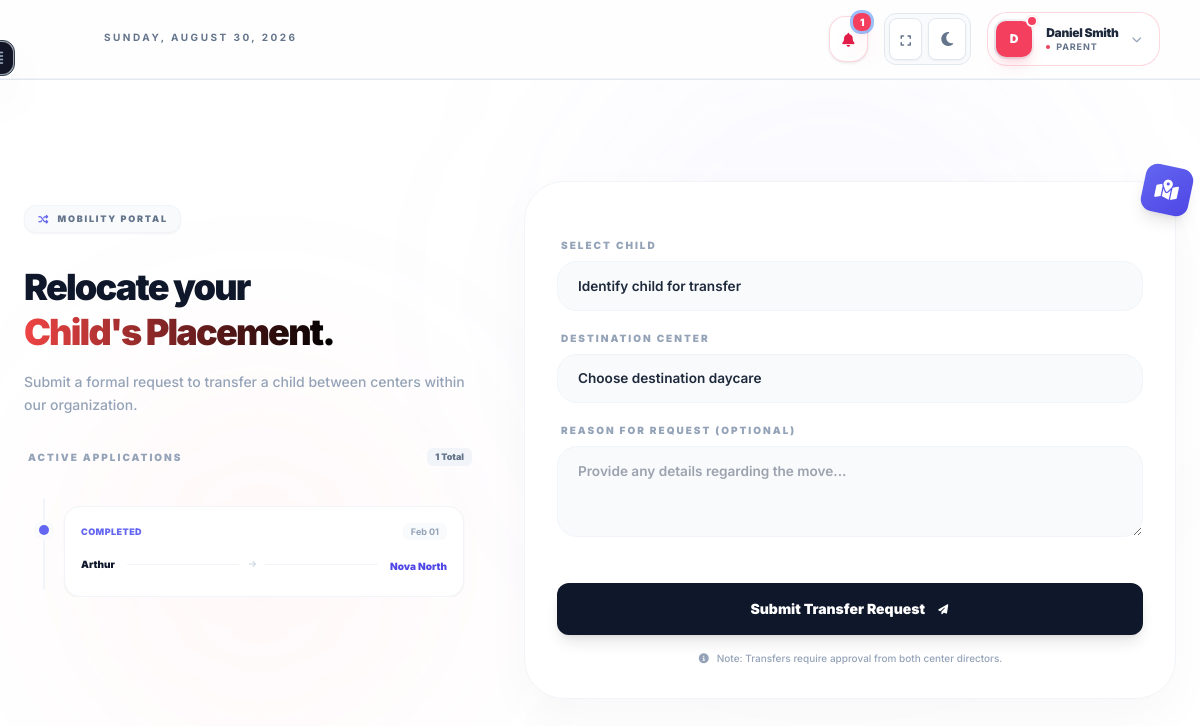
The app's page /parents/transfer-request/ (signed in), older data.
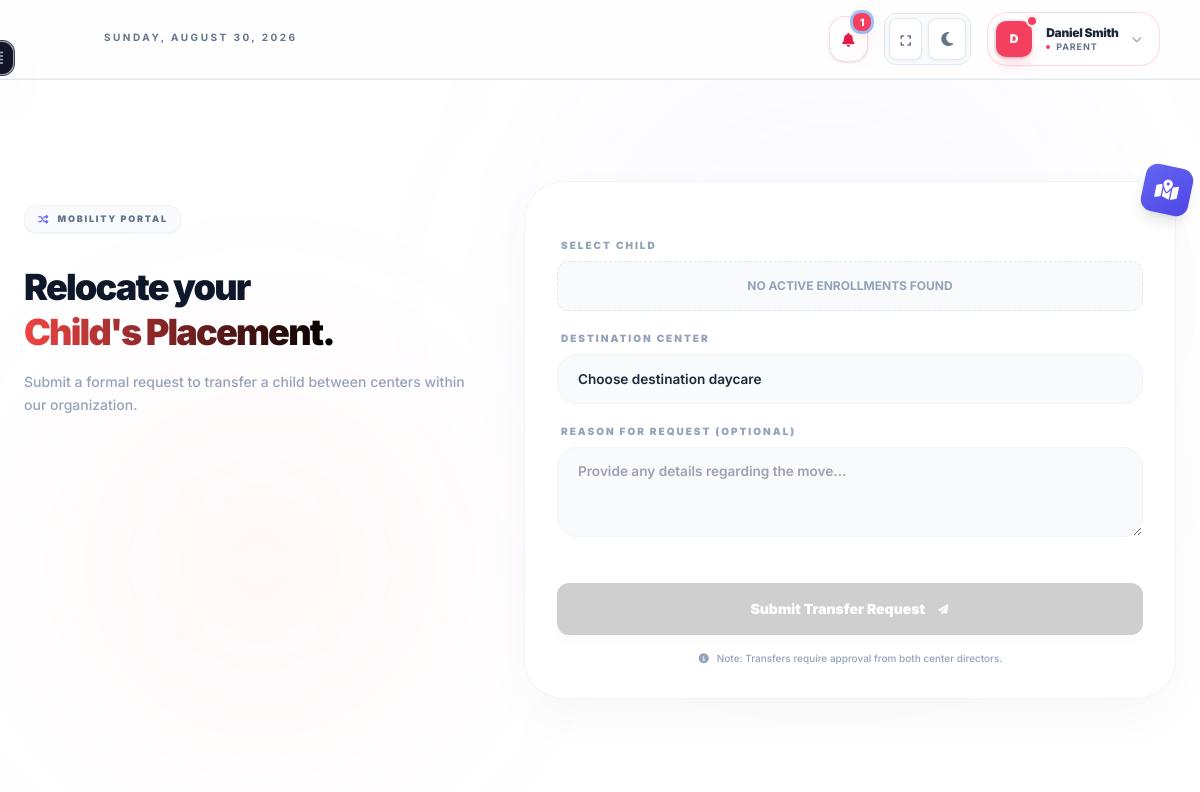
The same page, newer data.
### dashboard/models.py (models this page shows, shortened)
class TransferRequest(models.Model):
    STATUS_CHOICES = (
        ("pending", "Pending Directors Approval"),
        ("awaiting_signature", "Awaiting Parent Signature"),
        ("completed", "Completed"),
        ("rejected", "Rejected"),
    )
    request_id = models.UUIDField(primary_key=True, default=uuid.uuid4, editable=False)
    child = models.ForeignKey(
        Child, on_delete=models.CASCADE, related_name="transfer_requests"
    )
    target_center = models.ForeignKey(
        Center, on_delete=models.CASCADE, related_name="incoming_transfer_requests"
    )
    status = models.CharField(max_length=20, choices=STATUS_CHOICES, default="pending")
    requested_at = models.DateTimeField(auto_now_add=True)
    reason = models.TextField(blank=True, null=True)
    approved_by_outgoing = models.BooleanField(null=True, default=None)
    approved_by_incoming = models.BooleanField(null=True, default=None)

class Child(models.Model):
    child_id = models.UUIDField(primary_key=True, default=uuid.uuid4, editable=False)
    center = models.ForeignKey(
        Center, on_delete=models.CASCADE, related_name="children"
    )
    assigned_group = models.ForeignKey(
        Group, on_delete=models.SET_NULL, null=True, related_name="enrolled_children"
    )
    assigned_educator = models.ForeignKey(
        "accounts.Educator",
        on_delete=models.SET_NULL,
        null=True,
        blank=True,
        related_name="assigned_children",
    )
    first_name = models.CharField(max_length=100)
    last_name = models.CharField(max_length=100)
    gender = models.CharField(
        max_length=10,
        choices=[("masculin", "Masculin"), ("féminin", "Féminin")],
        blank=True,
    )
    birth_date = models.DateField()
    medical_info = models.JSONField(default=dict, blank=True)
    profile_photo = models.ImageField(
        upload_to="children_photos/", blank=True, null=True
    )
    status = models.CharField(max_length=20, default="active")
    created_at = models.DateTimeField(auto_now_add=True)
    address = models.TextField(blank=True, help_text="Child's residential address")
    medicare_number = models.CharField(max_length=50, blank=True)
    medicare_expiry = models.DateField(null=True, blank=True)

class Center(models.Model):
    center_id = models.UUIDField(primary_key=True, default=uuid.uuid4, editable=False)
    organization = models.ForeignKey(
        Organization, on_delete=models.CASCADE, related_name="centers"
    )
    name = models.CharField(max_length=255)
    address = models.TextField()
    timezone = models.CharField(max_length=50, default="America/Moncton")
    director = models.OneToOneField(
        "accounts.Director",
        on_delete=models.SET_NULL,
        null=True,
        related_name="managed_center",
    )
    created_at = models.DateTimeField(auto_now_add=True)

### dashboard/all_views/parent_views.py (the view, shortened to what this page needs)
# urls.py: path("parents/transfer-request/", transfer_request_view, name="transfer_request"),
@login_required(login_url="login")
def transfer_request_view(request):
    user = request.user
    if user.role_type != "parent":
        return render(request, "core/403.html", status=403)
    try:
        parent_profile = user.parent_profile
    except ParentProfile.DoesNotExist:
        messages.error(request, "Profil parent introuvable.")
        return redirect("dashboard_redirect")
    relationships = ParentChildRelationship.objects.filter(parent=parent_profile).select_related('child', 'child__center')
    children = [rel.child for rel in relationships if rel.child.status == 'active']
    all_centers = Center.objects.all()
    child_ids = [c.child_id for c in children]
    existing_requests = TransferRequest.objects.filter(child__child_id__in=child_ids).order_by('-requested_at')
    context = {
        "children": children,
        "all_centers": all_centers,
        "existing_requests": existing_requests
    }
    return render(request, "core/parents/transfer_request.html", context)

### communication/context_processors.py (called while the page is built)
def unread_messages_count(request):
    if request.user.is_authenticated:
        count = Message.objects.filter(receiver=request.user, is_read=False).count()
        return {'unread_count': count}
    return {'unread_count': 0}

### dashboard/context_processors/theme_sidebar.py (called while the page is built)
def theme(request):
    return {'theme': request.COOKIES.get('theme', 'light')}

def sidebar(request):
    return {
        'sidebar_state': request.COOKIES.get('sidebar', 'closed'),
        'open_section': request.COOKIES.get('open_section', '')
    }

### dashboard/templates/core/parents/transfer_request.html (shortened to what the changed rows need)
{% extends 'base.html' %}
{% block content %}
<div class="relative min-h-[90vh] bg-white dark:bg-slate-950 overflow-hidden flex items-center justify-center py-8 px-6">
    <div class="absolute inset-0 pointer-events-none">
        <div class="absolute bottom-[5%] left-[5%] w-[400px] h-[400px] bg-rose-400/5 rounded-full blur-[100px]"></div>
    </div>
    <div class="relative z-10 max-w-6xl w-full grid lg:grid-cols-12 gap-12 items-start">
        <div class="lg:col-span-5 space-y-8 pt-6">
            <div class="space-y-4">
                <h1 class="text-4xl font-black text-slate-900 dark:text-white leading-tight tracking-tighter">
                    Relocate your<br>
                    <span class="bg-gradient-to-r from-red-500 to-black bg-clip-text text-transparent">Child's Placement.</span>
                </h1>
            </div>
            {% if existing_requests %}
            <div class="space-y-6">
                <div class="flex items-center justify-between px-1">
                    <h3 class="text-[10px] font-black text-slate-400 dark:text-slate-500 uppercase tracking-[0.2em]">Active Applications</h3>
                    <span class="px-2 py-0.5 rounded-md bg-slate-100 dark:bg-slate-800 text-[9px] font-black text-slate-500">{{ existing_requests|length }} Total</span>
                </div>
                <div class="relative space-y-4 max-h-[450px] overflow-y-auto pr-3 custom-scrollbar">
                    <div class="absolute left-[19px] top-2 bottom-2 w-0.5 bg-slate-100 dark:bg-slate-800 pointer-events-none"></div>
                    {% for req in existing_requests %}
                    <div class="relative pl-10 group">
                        <div class="absolute left-0 top-1 w-10 h-10 flex items-center justify-center">
                            <div class="w-2.5 h-2.5 rounded-full z-10 transition-transform group-hover:scale-125
                                {% if req.status == 'awaiting_signature' %}bg-rose-500 shadow-[0_0_10px_rgba(244,63,94,0.4)]
                                {% elif req.status == 'approved' %}bg-emerald-500
                                {% else %}bg-indigo-500{% endif %}">
                            </div>
                        </div>
                        <div class="p-4 rounded-2xl bg-white dark:bg-slate-900 border border-slate-100 dark:border-slate-800 shadow-sm hover:shadow-md hover:border-slate-200 dark:hover:border-slate-700 transition-all duration-300">
                            <div class="flex justify-between items-center mb-3">
                                <div class="flex items-center gap-2">
                                    <span class="text-[9px] font-black uppercase tracking-wider
                                        {% if req.status == 'awaiting_signature' %}text-rose-500{% else %}text-indigo-500{% endif %}">
                                        {{ req.get_status_display }}
                                    </span>
                                </div>
                                <span class="text-[9px] font-bold text-slate-400 bg-slate-50 dark:bg-slate-800 px-2 py-0.5 rounded-md">
                                    {{ req.requested_at|date:"M d" }}
                                </span>
                            </div>
                            <div class="flex items-center gap-3 mb-1">
                                <div class="flex flex-col">
                                    <span class="text-[10px] font-black text-slate-900 dark:text-white truncate max-w-[100px]">{{ req.child.first_name }}</span>
                                </div>
                                <div class="flex-1 flex items-center gap-2">
                                    <div class="h-px flex-1 bg-slate-100 dark:bg-slate-800"></div>
                                    <i class="fa-solid fa-arrow-right text-[8px] text-slate-300"></i>
                                    <div class="h-px flex-1 bg-slate-100 dark:bg-slate-800"></div>
                                </div>
                                <div class="text-right">
                                    <span class="text-[10px] font-black text-indigo-600 dark:text-indigo-400 truncate max-w-[100px]">{{ req.target_center.name }}</span>
                                </div>
                            </div>
                        </div>
                    </div>
                    {% endfor %}
                </div>
            </div>
            {% endif %}
        </div>
        <div class="lg:col-span-7">
            <div class="bg-white dark:bg-slate-900 rounded-[2.5rem] border border-slate-100 dark:border-slate-800 p-8 shadow-[0_20px_50px_rgba(0,0,0,0.03)] relative">
                <form method="POST" class="space-y-6">
                    <div class="space-y-5">
                        <div class="group">
                            <label class="block text-[10px] font-black text-slate-400 uppercase tracking-[0.2em] mb-2 px-1 group-focus-within:text-indigo-500 transition-colors">
                                Select Child
                            </label>
                            {% if children %}
                            <select name="child_id" required class="premium-select">
                                <option value="" disabled selected>Identify child for transfer</option>
                            </select>
                            {% else %}
                            <div class="p-4 rounded-xl bg-slate-50 dark:bg-slate-800/50 border border-dashed border-slate-200 dark:border-slate-700 text-center">
                                <p class="text-xs font-bold text-slate-400 uppercase">No active enrollments found</p>
                            </div>
                            {% endif %}
                        </div>
                    </div>
                </form>
            </div>
        </div>
    </div>
</div>
{% endblock %}

Row changes from the older to the newer data that the page shows:
removed TransferRequest: status "COMPLETED", requested_at "Feb 01", child.first_name "Arthur", target_center.name "Nova North"
Text that changed along with them:
{{ existing_requests|length }}: "1" → (not shown)
form field child_id: "Identify child for transfer" → (not shown)
text no longer shown: "ACTIVE APPLICATIONS Total"
text now shown: "NO ACTIVE ENROLLMENTS FOUND"
